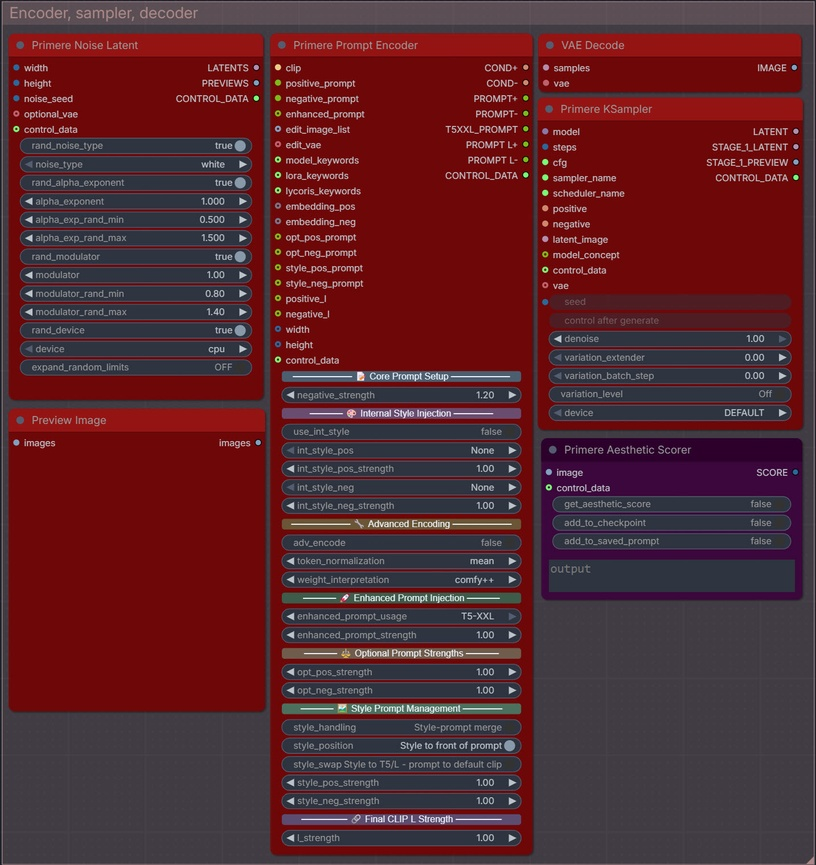
#> input picture Workflow/Manual/nodes/Sampler_group.jpg, 816 x 865 px, shrunk from 1433 x 1518 before the run
$ python -i img_blur.py   (imports and definitions only)
#> lines starting #> are read from the running program, lines starting #| are printed output that depends on the picture
#> further down, picture is the input picture: PIL image 816x865 RGB; mean R, G, B 88.2, 39.4, 45.9
import numpy as np
from PIL import Image
from scipy.ndimage import gaussian_filter, uniform_filter, convolve, sobel


def img_blur(
    image:                    Image.Image,
    blur_type:                str   = "gaussian",
    intensity:                float = 1.0,
    radius:                   float = 2.0,
    angle:                    float = 0.0,
    edge_only:                bool  = False,
    bilateral_edge_sensitivity: float = 0.5,
    edge_threshold:           float = 0.0,
) -> Image.Image:
#> called with blur_type = 'gaussian', intensity = 1, radius = 2, angle = 0, edge_only = False, bilateral_edge_sensitivity = 0.5, edge_threshold = 0
    if intensity == 0:
        return image.convert("RGB")

    VALID = {"gaussian", "box", "motion", "bilateral", "lens"}
    if blur_type not in VALID:
        raise ValueError(f"blur_type must be one of {VALID}, got '{blur_type}'")
    if not (0.0 <= intensity <= 5.0):
        raise ValueError(f"intensity must be 0.0 … 5.0, got {intensity}")
    if not (0.5 <= radius <= 50.0):
        raise ValueError(f"radius must be 0.5 … 50.0, got {radius}")
    if not (0.0 <= bilateral_edge_sensitivity <= 1.0):
        raise ValueError(f"bilateral_edge_sensitivity must be 0.0 … 1.0, got {bilateral_edge_sensitivity}")
    if not (0.0 <= edge_threshold <= 1.0):
        raise ValueError(f"edge_threshold must be 0.0 … 1.0, got {edge_threshold}")

    img = image.convert("RGB")
    arr = np.array(img, dtype=np.float32) / 255.0

    effective_radius = radius * intensity

    if blur_type == "gaussian":
        blurred = np.stack([
            gaussian_filter(arr[..., c], sigma=effective_radius)
            for c in range(3)
        ], axis=-1)
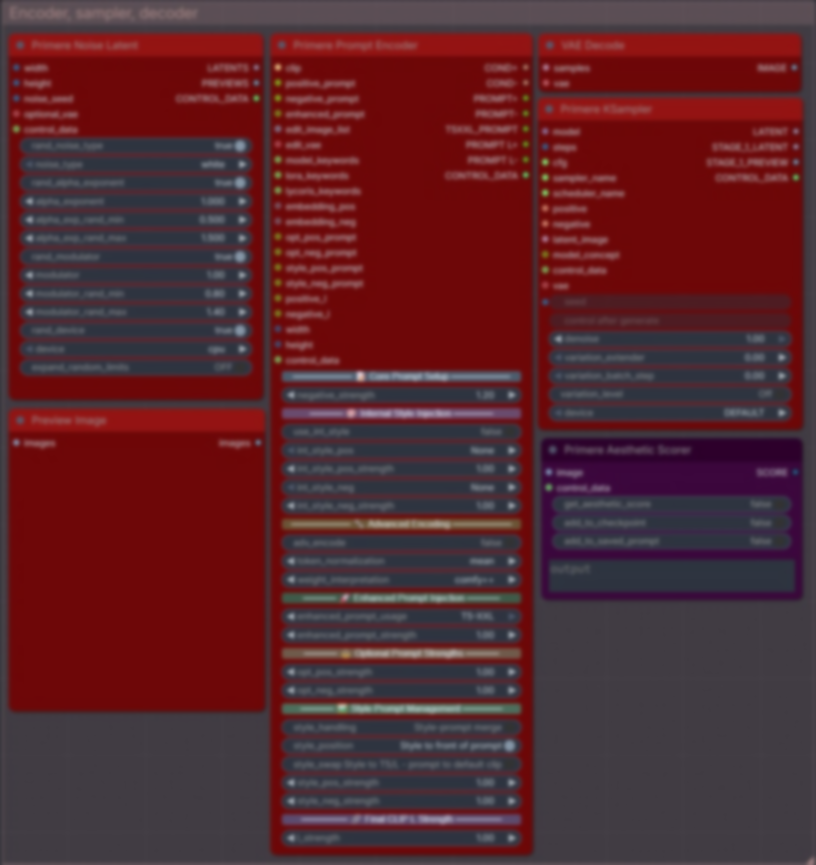
#> blurred: shape (865, 816, 3) float32; mean R, G, B 0.346, 0.155, 0.18

    elif blur_type == "box":
        size = max(1, int(effective_radius * 2 + 1))
        blurred = np.stack([
            uniform_filter(arr[..., c], size=size)
            for c in range(3)
        ], axis=-1)

    elif blur_type == "motion":
        length  = max(1, int(effective_radius * 2 + 1))
        kernel  = _motion_kernel(length, angle)
        blurred = np.stack([
            convolve(arr[..., c], kernel)
            for c in range(3)
        ], axis=-1)

    elif blur_type == "bilateral":
        color_sigma = 0.02 + bilateral_edge_sensitivity * 0.28
        blurred = _bilateral_blur(arr, spatial_sigma=effective_radius,
                                  color_sigma=color_sigma)

    elif blur_type == "lens":
        kernel  = _disc_kernel(effective_radius)
        blurred = np.stack([
            convolve(arr[..., c], kernel)
            for c in range(3)
        ], axis=-1)

    if edge_only:
        grey     = 0.299 * arr[..., 0] + 0.587 * arr[..., 1] + 0.114 * arr[..., 2]
        sx       = sobel(grey, axis=0)
        sy       = sobel(grey, axis=1)
        edge_mag = np.sqrt(sx**2 + sy**2)
        edge_mag = np.clip(edge_mag / (edge_mag.max() + 1e-6), 0, 1)

        if edge_threshold > 0:
            edge_mag = np.clip((edge_mag - edge_threshold) / (1.0 - edge_threshold + 1e-6), 0, 1)

        edge_mag = edge_mag[..., np.newaxis]
        blurred  = arr * edge_mag + blurred * (1.0 - edge_mag)

    result = np.clip(blurred, 0.0, 1.0)
    return Image.fromarray((result * 255).astype(np.uint8), mode="RGB")


def _motion_kernel(length: int, angle_deg: float) -> np.ndarray:
    angle_rad = np.deg2rad(angle_deg)
    cx, cy    = length // 2, length // 2
    kernel    = np.zeros((length, length), dtype=np.float32)
    for i in range(length):
        offset = i - cx
        x = int(round(cx + offset * np.cos(angle_rad)))
        y = int(round(cy + offset * np.sin(angle_rad)))
        if 0 <= x < length and 0 <= y < length:
            kernel[y, x] = 1.0
    s = kernel.sum()
    return kernel / s if s > 0 else kernel


def _disc_kernel(radius: float) -> np.ndarray:
    r    = int(np.ceil(radius))
    size = 2 * r + 1
    y, x = np.ogrid[-r:r+1, -r:r+1]
    disc = (x**2 + y**2 <= radius**2).astype(np.float32)
    s    = disc.sum()
    return disc / s if s > 0 else disc


def _bilateral_blur(arr: np.ndarray, spatial_sigma: float,
                    color_sigma: float) -> np.ndarray:
    blurred_spatial = np.stack([
        gaussian_filter(arr[..., c], sigma=spatial_sigma)
        for c in range(3)
    ], axis=-1)
    diff        = np.abs(arr - blurred_spatial).mean(axis=-1)
    edge_weight = np.exp(-0.5 * (diff / (color_sigma + 1e-6)) ** 2)
    edge_weight = edge_weight[..., np.newaxis]
    return arr * (1.0 - edge_weight) + blurred_spatial * edge_weight

>>> from PIL import Image
>>> picture = Image.open('../../Workflow/Manual/nodes/Sampler_group.jpg')
>>> result = img_blur(picture)

$ run again, on Workflow/Manual/nodes/BF-int.jpg
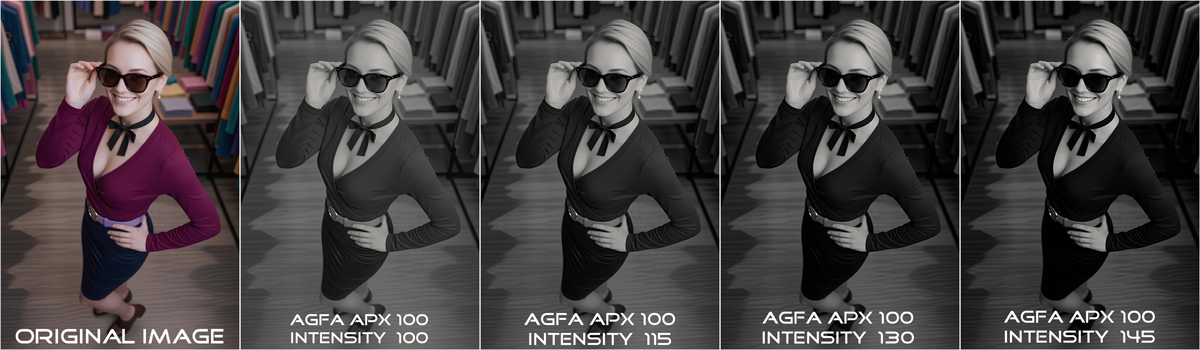
#> input picture Workflow/Manual/nodes/BF-int.jpg, 1200 x 350 px
#> picture is the input picture: PIL image 1200x350 RGB; mean R, G, B 67.1, 63.4, 64.1
#> in img_blur, `blurred = np.stack([ gaussian_filter(arr[..., c], sigma=effective_radi..`:
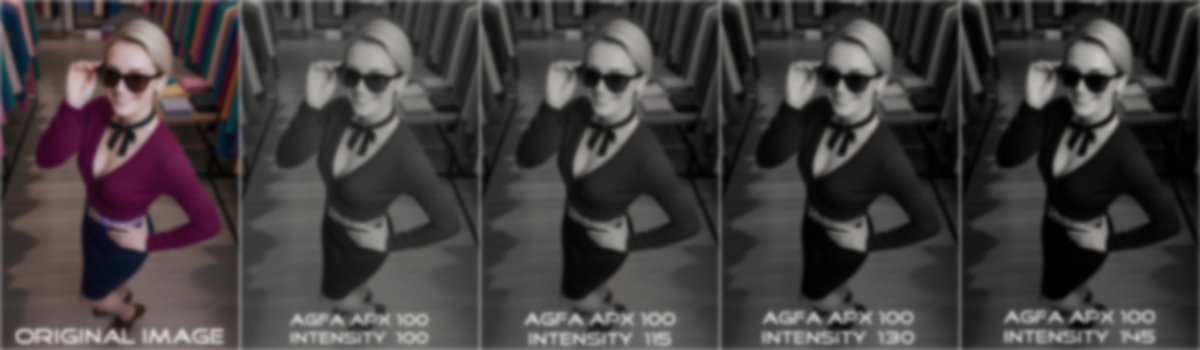
#> blurred: shape (350, 1200, 3) float32; mean R, G, B 0.263, 0.248, 0.251

$ run again, on Workflow/Manual/nodes/BF.jpg
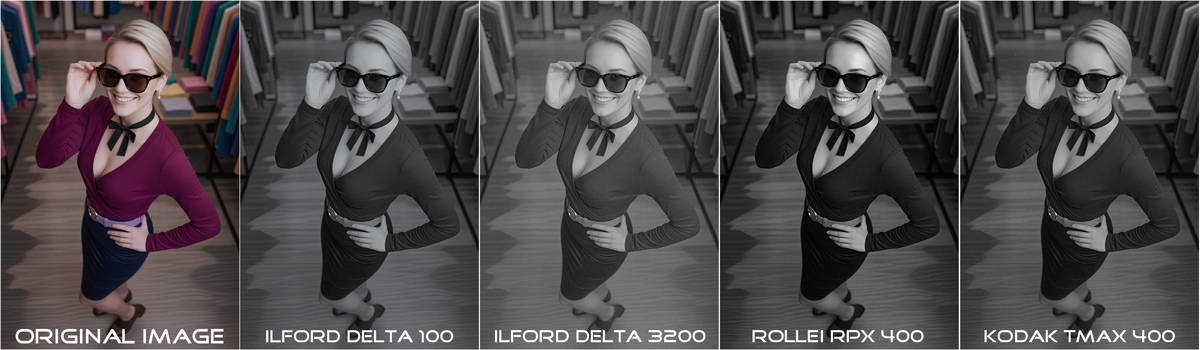
#> input picture Workflow/Manual/nodes/BF.jpg, 1200 x 350 px
#> picture is the input picture: PIL image 1200x350 RGB; mean R, G, B 76.7, 73, 74.4
#> in img_blur, `blurred = np.stack([ gaussian_filter(arr[..., c], sigma=effective_radi..`:
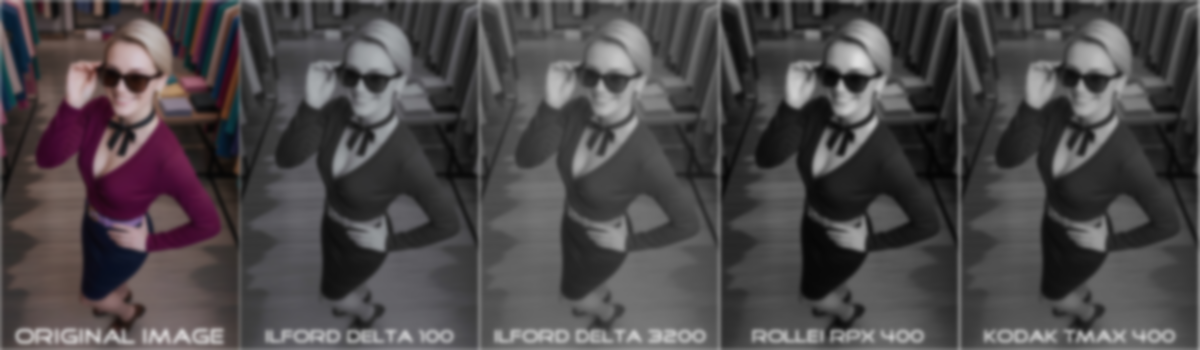
#> blurred: shape (350, 1200, 3) float32; mean R, G, B 0.301, 0.286, 0.292
